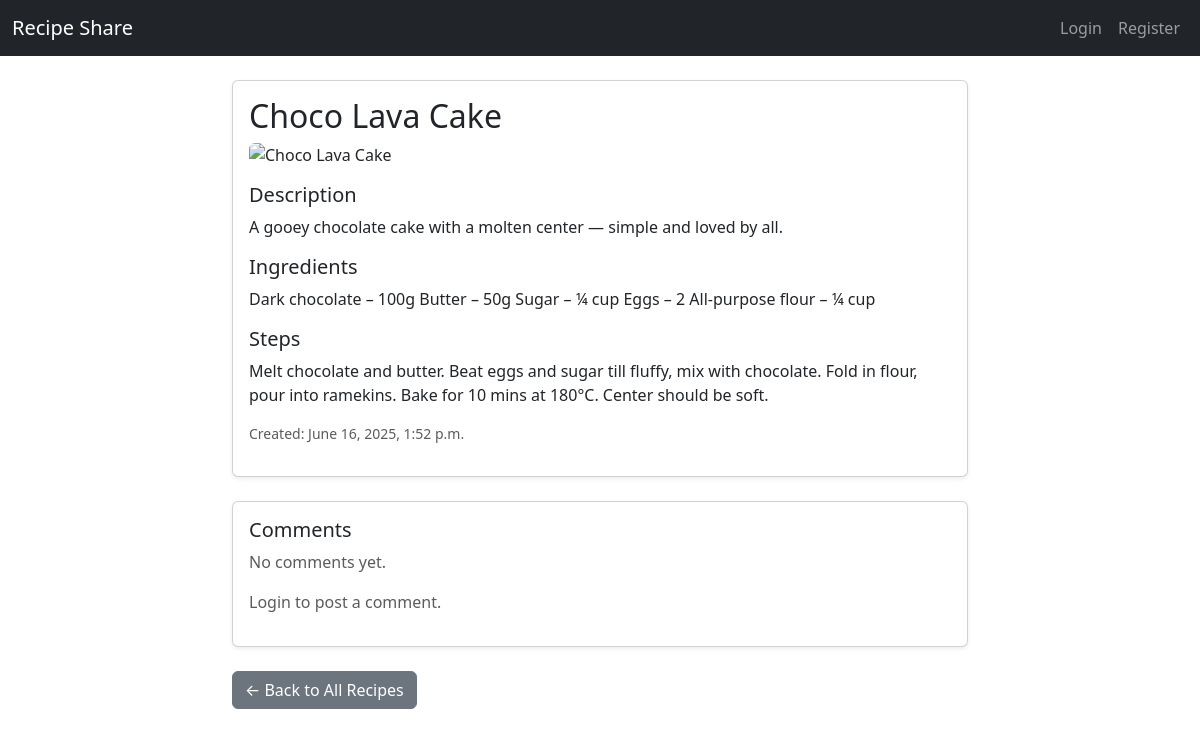
/recipes/18/, run on the app's committed database.
### recipes/models.py (models this page shows, shortened)
class Recipe(models.Model):
    title = models.CharField(max_length=100)
    description = models.TextField()
    ingredients = models.TextField()
    steps = models.TextField()
    image = CloudinaryField('image', blank=True, null=True)
    likes = models.ManyToManyField(User, related_name='liked_recipes', blank=True)
    user = models.ForeignKey(User, on_delete=models.CASCADE, related_name='recipes', null=True, blank=True)
    author = models.ForeignKey(User, on_delete=models.CASCADE)
    created_at = models.DateTimeField(auto_now_add=True)

### recipes/views.py (the view)
# urls.py: path('recipes/<int:pk>/', views.recipe_detail, name='recipe-detail'),
def recipe_detail(request, pk):
    recipe = get_object_or_404(Recipe, pk=pk)
    comments = recipe.comments.all().order_by('-created_at')
    if request.method == 'POST':
        form = CommentForm(request.POST)
        if form.is_valid():
            new_comment = form.save(commit=False)
            new_comment.recipe = recipe
            new_comment.user = request.user
            new_comment.save()
            return redirect('recipe-detail', pk=pk)
    else:
        form = CommentForm()
    return render(request, 'recipes/recipe_detail.html', {
        'recipe': recipe,
        'form': form,
        'comments': comments,
    })

### recipes/templates/recipes/recipe_detail.html (shortened to what this page needs)
{% extends 'recipes/base.html' %}
{% block content %}
  <div class="row">
    <div class="col-md-8 offset-md-2">
      <div class="card shadow-sm mb-4">
        <div class="card-body">
          <h2 class="card-title">{{ recipe.title }}</h2>
          {% if recipe.image %}
            <img src="{{ recipe.image.url }}" class="img-fluid mb-3 rounded" alt="{{ recipe.title }}">
          {% endif %}
          <h5>Description</h5>
          <p>{{ recipe.description }}</p>
          <h5>Ingredients</h5>
          <p>{{ recipe.ingredients }}</p>
          <h5>Steps</h5>
          <p>{{ recipe.steps }}</p>
          <p class="text-muted small">Created: {{ recipe.created_at }}</p>
        </div>
      </div>
      <div class="card shadow-sm mb-4">
        <div class="card-body">
          <h5 class="card-title">Comments</h5>
          {% for comment in comments %}
            <div class="mb-2 border-bottom pb-2">
              <strong>{{ comment.user.username }}</strong>
              <p class="mb-1">{{ comment.text }}</p>
              <small class="text-muted">{{ comment.created_at }}</small>
              {% if user == comment.user or user.is_superuser %}
                <form method="POST" action="{% url 'delete-comment' comment.pk %}" class="mt-1">
                  {% csrf_token %}
                  <button type="submit" class="btn btn-sm btn-outline-danger">Delete</button>
                </form>
              {% endif %}
            </div>
          {% empty %}
            <p class="text-muted">No comments yet.</p>
          {% endfor %}
          {% if user.is_authenticated %}
            <form method="POST" class="mt-3">
              {% csrf_token %}
              {{ form.text }}
              <button type="submit" class="btn btn-sm btn-primary mt-2">Add Comment</button>
            </form>
          {% else %}
            <p class="text-muted">Login to post a comment.</p>
          {% endif %}
        </div>
      </div>
      <a href="{% url 'recipe-list' %}" class="btn btn-secondary">← Back to All Recipes</a>
    </div>
  </div>
{% endblock %}

### data on the page
Recipe: title "Choco Lava Cake", description "A gooey chocolate cake with a molten center — simple and loved by all.", ingredients "Dark chocolate – 100g Butter – 50g Sugar – ¼ cup Eggs – 2 All-purpose flour – ¼ cup", steps "Melt chocolate and butter. Beat eggs and sugar till fluffy, mix with chocolate. Fold in flour, pour into ramekins. Bake for 10 mins at 180°C. Center should be soft.", created_at "June 16, 2025, 1:52 p.m."
